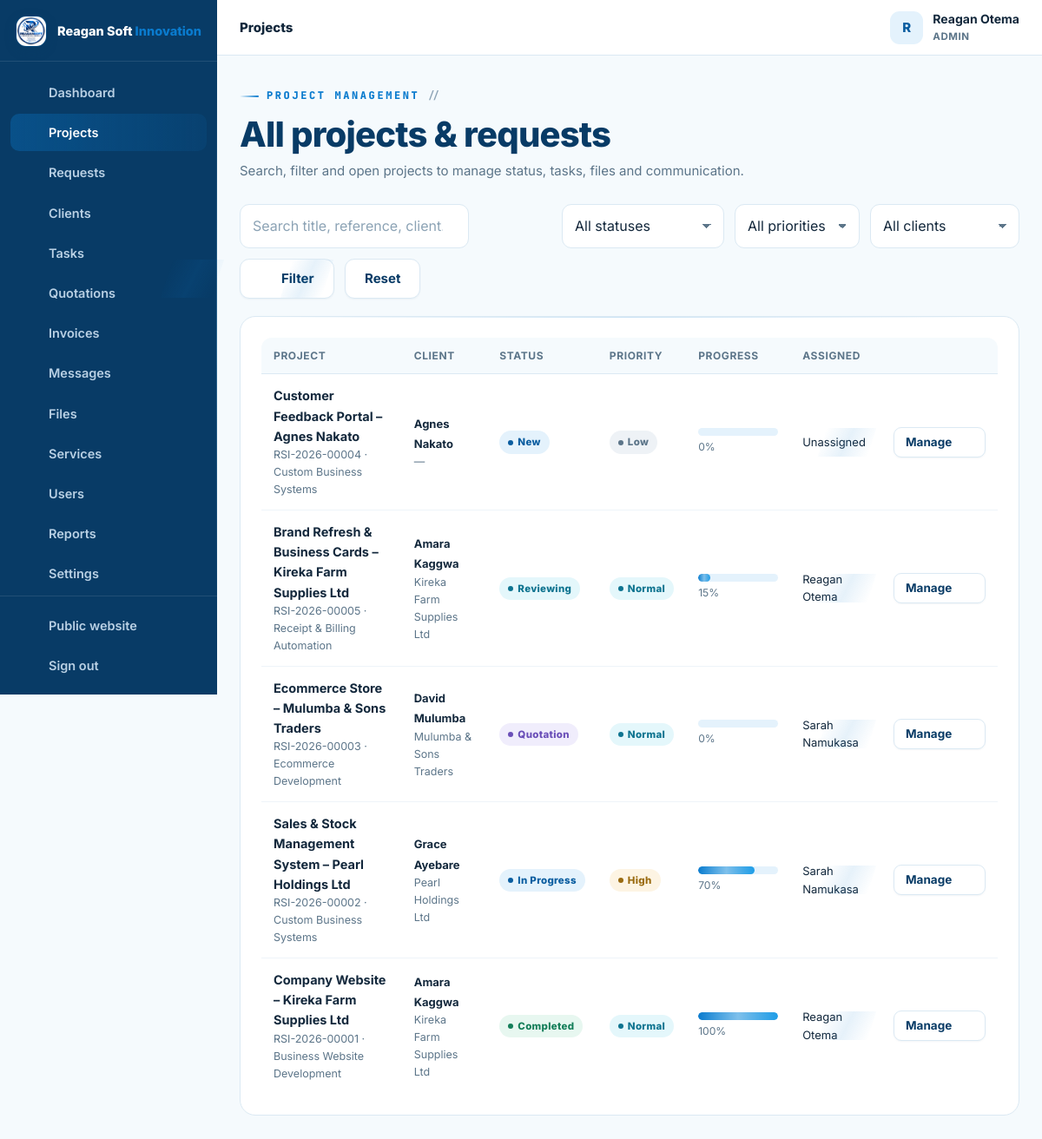
Page /admin/projects.php (signed in) on the earlier database version.
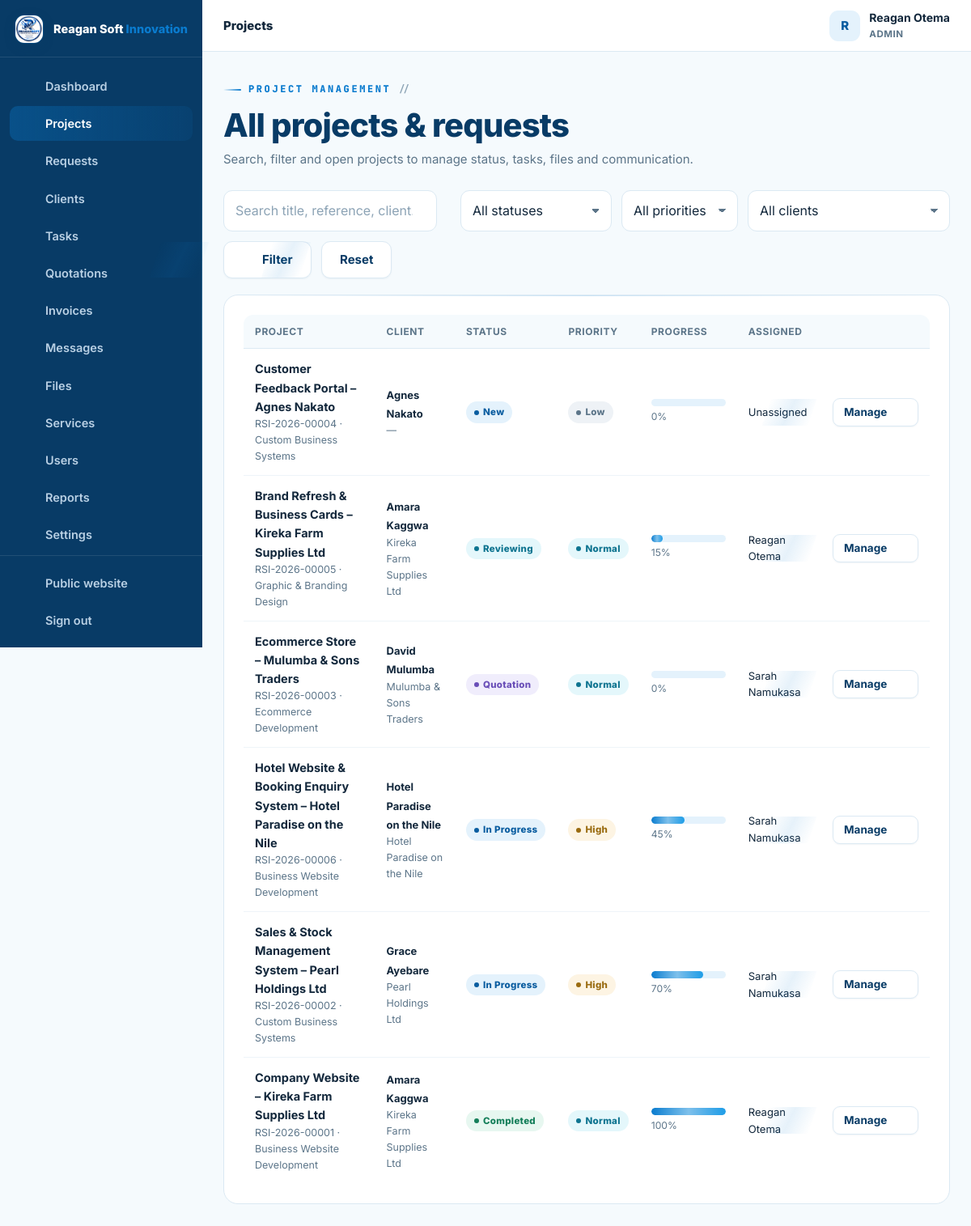
Same page on the later database version.
### tables this page shows
CREATE TABLE IF NOT EXISTS projects (
  id INT UNSIGNED AUTO_INCREMENT PRIMARY KEY,
  ref_no VARCHAR(30) NOT NULL UNIQUE,                
  client_id INT UNSIGNED NOT NULL,
  service_id INT UNSIGNED NULL,
  assigned_to INT UNSIGNED NULL,                     
  title VARCHAR(190) NOT NULL,
  description TEXT NOT NULL,
  requirements TEXT NULL,
  budget DECIMAL(14,2) NULL,
  priority ENUM('low','normal','high','urgent') NOT NULL DEFAULT 'normal',
  status ENUM('NEW','REVIEWING','QUOTATION','APPROVED','IN_PROGRESS','WAITING_FOR_CLIENT','TESTING','COMPLETED','CANCELLED') NOT NULL DEFAULT 'NEW',
  progress TINYINT UNSIGNED NOT NULL DEFAULT 0,
  deadline DATE NULL,
  started_at DATETIME NULL,
  completed_at DATETIME NULL,
  submitted_at TIMESTAMP DEFAULT CURRENT_TIMESTAMP,
  updated_at TIMESTAMP DEFAULT CURRENT_TIMESTAMP ON UPDATE CURRENT_TIMESTAMP,
  FOREIGN KEY (client_id) REFERENCES users(id) ON DELETE CASCADE,
  FOREIGN KEY (service_id) REFERENCES services(id) ON DELETE SET NULL,
  FOREIGN KEY (assigned_to) REFERENCES users(id) ON DELETE SET NULL,
  INDEX idx_projects_client (client_id),
  INDEX idx_projects_status (status),
  INDEX idx_projects_assigned (assigned_to),
  INDEX idx_projects_service (service_id)
);

CREATE TABLE IF NOT EXISTS services (
  id INT UNSIGNED AUTO_INCREMENT PRIMARY KEY,
  name VARCHAR(150) NOT NULL,
  slug VARCHAR(160) NOT NULL UNIQUE,
  description TEXT NOT NULL,
  price_min DECIMAL(14,2) NOT NULL DEFAULT 0,    
  price_max DECIMAL(14,2) NULL,                   
  currency VARCHAR(8) NOT NULL DEFAULT 'UGX',
  pricing_type ENUM('range','starting_from','contact_for_quote') NOT NULL DEFAULT 'starting_from',
  price_note VARCHAR(120) NOT NULL DEFAULT '',    
  features TEXT NULL,                  
  delivery_days INT UNSIGNED NULL,     
  icon VARCHAR(60) NOT NULL DEFAULT 'code-s',    
  status ENUM('active','inactive') NOT NULL DEFAULT 'active',
  sort_order INT UNSIGNED NOT NULL DEFAULT 0,
  created_at TIMESTAMP DEFAULT CURRENT_TIMESTAMP,
  INDEX idx_services_status (status)
);

CREATE TABLE IF NOT EXISTS users (
  id INT UNSIGNED AUTO_INCREMENT PRIMARY KEY,
  full_name VARCHAR(150) NOT NULL,
  email VARCHAR(190) NOT NULL UNIQUE,
  phone VARCHAR(40) NULL,
  password_hash VARCHAR(255) NOT NULL,
  role ENUM('admin','staff','client') NOT NULL DEFAULT 'client',
  company VARCHAR(190) NULL,
  address VARCHAR(255) NULL,
  avatar VARCHAR(255) NULL,
  active TINYINT(1) NOT NULL DEFAULT 1,
  failed_logins INT UNSIGNED NOT NULL DEFAULT 0,
  locked_until DATETIME NULL,
  last_login_at DATETIME NULL,
  created_at TIMESTAMP DEFAULT CURRENT_TIMESTAMP,
  updated_at TIMESTAMP DEFAULT CURRENT_TIMESTAMP ON UPDATE CURRENT_TIMESTAMP,
  INDEX idx_users_role (role),
  INDEX idx_users_active (active)
);

### config/config.php (called while the page is built, shortened)
<?php
function db(): PDO {
    static $pdo = null;
    if ($pdo === null) {
        try {
            $pdo = new PDO(
                'mysql:host=' . DB_HOST . ';dbname=' . DB_NAME . ';charset=utf8mb4',
                DB_USER,
                DB_PASS,
                [
                    PDO::ATTR_ERRMODE            => PDO::ERRMODE_EXCEPTION,
                    PDO::ATTR_DEFAULT_FETCH_MODE => PDO::FETCH_ASSOC,
                    PDO::ATTR_EMULATE_PREPARES   => false,
                    PDO::ATTR_STRINGIFY_FETCHES  => false,
                    PDO::ATTR_TIMEOUT            => 5,
                    PDO::MYSQL_ATTR_INIT_COMMAND => "SET time_zone = '+03:00', NAMES utf8mb4 COLLATE utf8mb4_unicode_ci",
                ]
            );
        } catch (PDOException $e) {
            db_connection_failed($e);
        }
    }
    return $pdo;
}
function e(mixed $value): string {
    return htmlspecialchars((string)($value ?? ''), ENT_QUOTES, 'UTF-8');
}
function flash(string $key, ?string $value = null): ?string {
    $msg = $_SESSION['flash'][$key] ?? null;
    return $msg;
}
function app_url(string $path = ''): string {
    return APP_URL . ($path === '' ? '' : '/' . ltrim($path, '/'));
}
function current_user(): ?array {
    static $user = false;
    if ($user === false) {
        if (empty($_SESSION['user_id'])) {
            $user = null;
        } else {
            $st = db()->prepare('SELECT * FROM users WHERE id = ? AND active = 1 LIMIT 1');
            $st->execute([(int)$_SESSION['user_id']]);
            $user = $st->fetch() ?: null;
        }
    }
    return $user;
}
function is_logged_in(): bool {
    return current_user() !== null;
}
function user_role(): ?string {
    $u = current_user();
    return $u['role'] ?? null;
}
function require_login(): void {
    if (!is_logged_in()) {
        $_SESSION['intended'] = $_SERVER['REQUEST_URI'] ?? '';
        flash('error', 'Please sign in to continue.');
        redirect(app_url('login.php'));
    }
}
function require_staff(): void {
    require_login();
}
require_once __DIR__ . '/../inc/functions.php';

### admin/projects.php (the view, shortened to what the changed rows need)
<?php
require __DIR__ . '/../config/config.php';
require_staff();
$pdo = db();
$q    = trim($_GET['q'] ?? '');
$st   = $_GET['status'] ?? '';
$pr   = $_GET['priority'] ?? '';
$cli  = (int)($_GET['client'] ?? 0);
$perPage = 12;
$page = max(1, (int)($_GET['page'] ?? 1));
$where = ['1=1'];
$params = [];
$whereSql = implode(' AND ', $where);
$count = $pdo->prepare("SELECT COUNT(*) c FROM projects p JOIN users u ON u.id = p.client_id WHERE $whereSql");
$count->execute($params);
$pg = paginate((int)$count->fetch()['c'], $perPage, $page);
$sql = "SELECT p.*, u.full_name AS client_name, u.company, s.name AS service, a.full_name AS assigned_name
        FROM projects p
        JOIN users u ON u.id = p.client_id
        LEFT JOIN services s ON s.id = p.service_id
        LEFT JOIN users a ON a.id = p.assigned_to
        WHERE $whereSql
        ORDER BY p.submitted_at DESC
        LIMIT $perPage OFFSET {$pg['offset']}";
$stm = $pdo->prepare($sql); $stm->execute($params);
$projects = $stm->fetchAll();
dashboard_head(['title' => 'Projects', 'active' => 'projects', 'crumb' => 'Projects']);
?>
<div class="dash-head">
  <div>
    <h2>All projects &amp; requests</h2>
  </div>
</div>
<section class="panel">
  <?php if ($projects): ?>
    <div class="table-wrap">
      <table class="table">
        <thead><tr><th>Project</th><th>Client</th><th>Status</th><th>Priority</th><th>Progress</th><th>Assigned</th><th></th></tr></thead>
        <tbody>
          <?php foreach ($projects as $p): ?>
            <tr>
              <td>
                <a class="row-title" href="<?= app_url('admin/project.php?id=' . (int)$p['id']) ?>"><?= e($p['title']) ?></a>
                <div class="row-sub"><?= e($p['ref_no']) ?> · <?= e($p['service'] ?? 'General') ?></div>
              </td>
              <td><b class="small"><?= e($p['client_name']) ?></b><div class="row-sub"><?= e($p['company'] ?? '—') ?></div></td>
              <td><?= status_badge($p['status']) ?></td>
              <td><?= priority_badge($p['priority']) ?></td>
              <td style="min-width:120px"><div class="progress"><span style="width:<?= max(0, min(100, (int)$p['progress'])) ?>%"></span></div><small class="muted"><?= (int)$p['progress'] ?>%</small></td>
              <td class="small"><?= e($p['assigned_name'] ?? 'Unassigned') ?></td>
              <td><a class="btn btn-ghost btn-sm" href="<?= app_url('admin/project.php?id=' . (int)$p['id']) ?>">Manage <?= icon('arrow') ?></a></td>
            </tr>
          <?php endforeach; ?>
        </tbody>
      </table>
    </div>
  <?php else: ?>
    <div class="empty"><?= icon('folder') ?><h4>No projects found</h4><p><?= ($q || $st || $pr || $cli) ? 'No projects match your filters.' : 'There are no projects yet. Client requests will appear here as they are submitted.' ?></p></div>
  <?php endif; ?>
</section>
<?php dashboard_footer(); ?>

### inc/layout.php (shortened to what the changed rows need)
<?php
function dashboard_nav_items(): array {
    $role = user_role();
    $client = [
        ['dashboard', 'Dashboard', app_url('client/index.php'), 'dashboard'],
        ['projects', 'My Projects', app_url('client/projects.php'), 'folder'],
        ['request', 'New Request', app_url('client/request.php'), 'plus'],
        ['messages', 'Messages', app_url('client/messages.php'), 'chat'],
        ['files', 'Files', app_url('client/files.php'), 'file'],
        ['notifications', 'Notifications', app_url('client/notifications.php'), 'bell'],
        ['profile', 'Profile', app_url('client/profile.php'), 'user'],
    ];
    $staff = [
        ['dashboard', 'Dashboard', app_url('admin/index.php'), 'dashboard'],
        ['projects', 'Projects', app_url('admin/projects.php'), 'folder'],
        ['requests', 'Requests', app_url('admin/requests.php'), 'inbox'],
        ['clients', 'Clients', app_url('admin/clients.php'), 'users'],
        ['tasks', 'Tasks', app_url('admin/tasks.php'), 'list'],
        ['quotations', 'Quotations', app_url('admin/quotations.php'), 'doc'],
        ['invoices', 'Invoices', app_url('admin/invoices.php'), 'money'],
        ['messages', 'Messages', app_url('admin/messages.php'), 'chat'],
        ['files', 'Files', app_url('admin/files.php'), 'file'],
    ];
    if ($role === 'admin') {
        $staff = array_merge($staff, [
            ['services', 'Services', app_url('admin/services.php'), 'globe'],
            ['users', 'Users', app_url('admin/users.php'), 'users'],
            ['reports', 'Reports', app_url('admin/reports.php'), 'chart'],
            ['settings', 'Settings', app_url('admin/settings.php'), 'settings'],
            ['audit', 'Audit Logs', app_url('admin/audit.php'), 'search'],
        ]);
    }
    return $role === 'client' ? $client : $staff;
}
function dashboard_head(array $page = []): void {
    $user = current_user();
    $items = dashboard_nav_items();
    $active = $page['active'] ?? '';
    ?>
<!doctype html>
<html lang="en">
<head>
<link rel="stylesheet" href="<?= app_url('assets/css/style.css') ?>">
<link rel="stylesheet" href="<?= app_url('assets/css/tech.css') ?>">
</head>
<body class="dash-body">
<div class="dash-layout">
  <aside class="sidebar" id="sidebar" aria-label="Portal navigation">
    <nav class="side-nav">
      <?php foreach ($items as $it): ?>
        <a href="<?= e($it[2]) ?>" class="<?= $active === $it[0] ? 'active' : '' ?>">
          <?= icon($it[3]) ?><span><?= e($it[1]) ?></span>
        </a>
      <?php endforeach; ?>
    </nav>
  </aside>
  <div class="dash-shell">
    <main class="dash-main" id="main">
<?php
}
function dashboard_footer(): void {
    ?>
    </main>
  </div>
</div>
</body>
</html>
<?php
}

### inc/functions.php (shortened to what the changed rows need)
<?php
function status_badge(string $status): string {
    $class = [
        'NEW' => 'blue', 'REVIEWING' => 'sky', 'QUOTATION' => 'violet',
        'APPROVED' => 'cyan', 'IN_PROGRESS' => 'blue', 'WAITING_FOR_CLIENT' => 'amber',
        'TESTING' => 'violet', 'COMPLETED' => 'green', 'CANCELLED' => 'red',
        'TODO' => 'gray', 'REVIEW' => 'violet',
        'draft' => 'gray', 'sent' => 'blue', 'accepted' => 'green', 'rejected' => 'red', 'expired' => 'amber', 'cancelled' => 'red',
        'paid' => 'green', 'partially_paid' => 'amber', 'overdue' => 'red',
        'active' => 'green', 'inactive' => 'red',
        'read' => 'gray', 'unread' => 'blue',
    ];
    $label = ucwords(str_replace('_', ' ', strtolower((string)$status)));
    return '<span class="badge ' . ($class[$status] ?? 'gray') . '">' . e($label) . '</span>';
}
function priority_badge(string $priority): string {
    $map = ['low' => 'gray', 'normal' => 'sky', 'medium' => 'sky', 'high' => 'amber', 'urgent' => 'red'];
    return '<span class="badge ' . ($map[$priority] ?? 'gray') . '">' . e(ucfirst($priority)) . '</span>';
}
function paginate(int $total, int $perPage, int $page): array {
    $totalPages = max(1, (int)ceil($total / max(1, $perPage)));
    $page = max(1, min($totalPages, $page));
    $offset = ($page - 1) * $perPage;
    return ['totalPages' => $totalPages, 'page' => $page, 'offset' => $offset];
}
function icon(string $name, string $class = ''): string {
    $path = $paths[$name] ?? $paths['code-s'];
    $cls = $class !== '' ? ' class="' . e($class) . '"' : '';
    return '<svg' . $cls . ' viewBox="0 0 24 24" fill="none" stroke="currentColor" stroke-width="1.8" stroke-linecap="round" stroke-linejoin="round" aria-hidden="true">' . $path . '</svg>';
}
require_once __DIR__ . '/layout.php';

Differences in the rows shown:
changed projects "Brand Refresh & Business Cards – Kireka Farm Supplies Ltd": service.name "Receipt & Billing Automation" → "Graphic & Branding Design"
added projects: title "Hotel Website & Booking Enquiry System – Hotel Paradise on the Nile", ref_no "RSI-2026-00006", service.name "Business Website Development", client.full_name "Hotel Paradise on the Nile", client.company "Hotel Paradise on the Nile", status "In Progress", priority "High", progress "45", assigned_to.full_name "Sarah Namukasa"
